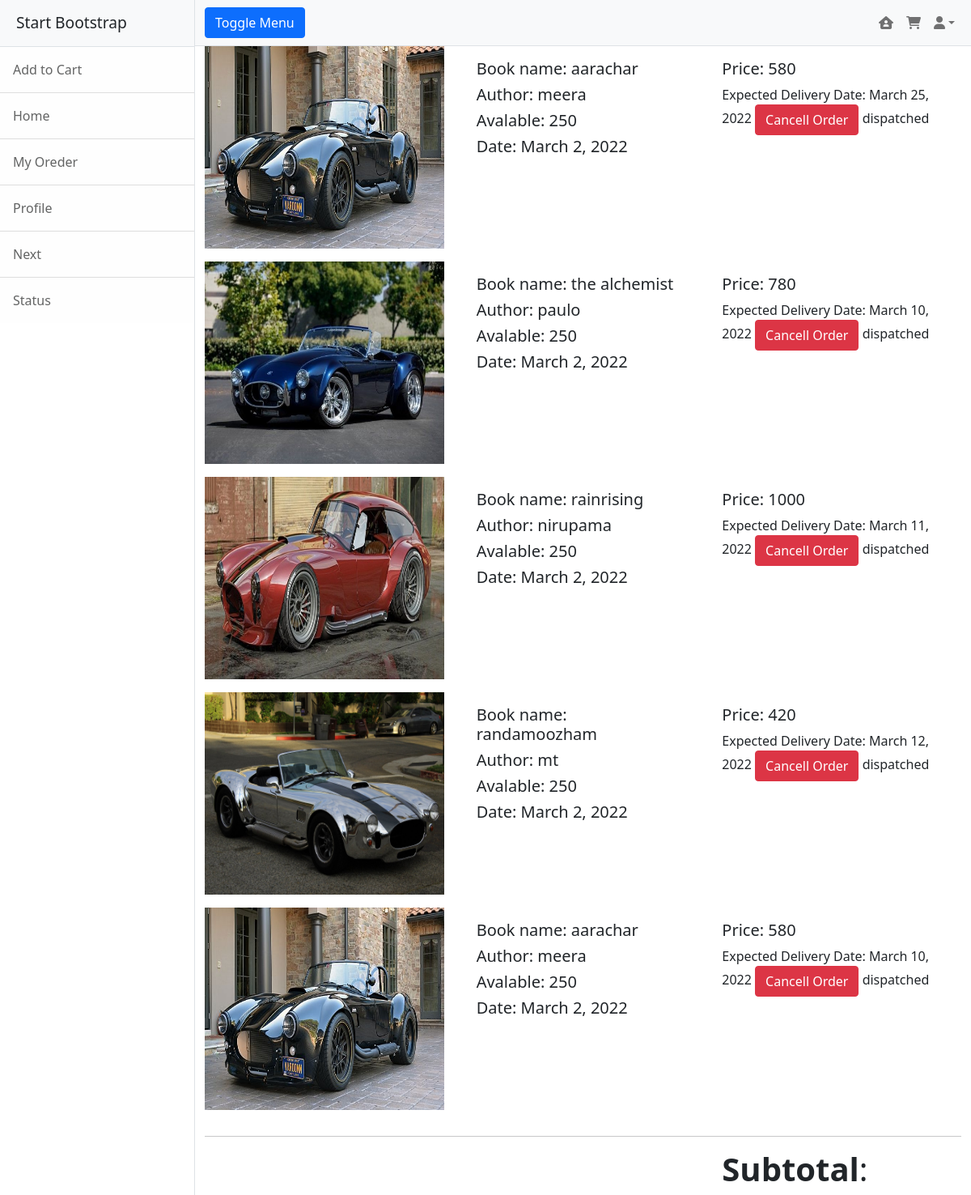
Screenshot of /customer/customer/myorder (signed in) with the database file from the repository.
### customer/models.py (models this page shows)
class Orders(models.Model):
    user = models.ForeignKey(User, on_delete=models.CASCADE)
    item = models.ForeignKey(Books, on_delete=models.CASCADE)
    address = models.CharField(max_length=250,null=True)
    date = models.DateField(auto_now_add=True,null=True)
    options = (
        ('orderplaced', 'orderplaced'),
        ('dispatched', 'dispatched'),
        ('cancel', 'cancel'),
        ('intransit', 'intransit'),
        ('delivered', 'delivered'),
    )
    status = models.CharField(max_length=150, choices=options, default='orderplaced')
    expected_delivery_date=models.DateField(null=True)

### owner/models.py (models this page shows, shortened)
class Books(models.Model):
    book_name=models.CharField(max_length=120)
    author=models.CharField(max_length=120)
    price=models.PositiveIntegerField()
    copies=models.PositiveIntegerField()
    active_status = models.BooleanField(default=True)
    images=models.ImageField(upload_to="image",null=True,blank=True)

### customer/views.py (the view)
# urls.py: path('customer/myorder',views.MyOrders.as_view(),name="myorder"),
class MyOrders(ListView):
    model = Orders
    template_name = "my_orders.html"
    context_object_name = "order"
    def get_queryset(self):
        return self.model.objects.filter(user=self.request.user).exclude(status="cancel")

### customer/templates/my_orders.html
{%extends 'index.html'%}
{%block body_block%}
{%for cart in order%}
<div class="row">
    <div class="col-4 mb-3">
        <img src="{{cart.item.images.url}}" alt="" height="250" width="100%">
    </div>
    <div class="col-4">
        <div class="card-body">
            <h5 class="card-title">Book name: {{cart.item.book_name}}</h5>
            <h5 class="card-title">Author: {{cart.item.author}}</h5>
            <h5 class="card-title">Avalable: {{cart.item.copies}}</h5>
            <h5 class="card-title">Date: {{cart.date}}</h5>
        </div>
    </div>
    <div class="col-4 mt-3">
        <h5 class="card-title">Price: {{cart.item.price}}</h5>
        {%if cart.expected_delivery_date%}
        Expected Delivery Date: {{cart.expected_delivery_date}}
        {%endif%}
        <a href="{%url 'cancelled' cart.id%}" class="btn btn-danger">Cancell Order</a>
        {{cart.status}}
    </div>
</div>
{%endfor%}
<hr>
<div class="row">
    <div class="col-4"></div>
    <div class="col-4"></div>
    <div class="col-4">
        <h1>
            <strong>Subtotal</strong><span>: {{total}}</span>
        </h1>
    </div>
</div>
{%endblock%}

### rows the page displays
Orders: item.images (picture), item.book_name "aarachar", item.author "meera", item.copies "250", date "March 2, 2022", item.price "580", expected_delivery_date "March 25, 2022", status "dispatched"
Orders: item.images (picture), item.book_name "the alchemist", item.author "paulo", item.copies "250", date "March 2, 2022", item.price "780", expected_delivery_date "March 10, 2022", status "dispatched"
Orders: item.images (picture), item.book_name "rainrising", item.author "nirupama", item.copies "250", date "March 2, 2022", item.price "1000", expected_delivery_date "March 11, 2022", status "dispatched"
Orders: item.images (picture), item.book_name "randamoozham", item.author "mt", item.copies "250", date "March 2, 2022", item.price "420", expected_delivery_date "March 12, 2022", status "dispatched"
Orders: item.images (picture), item.book_name "aarachar", item.author "meera", item.copies "250", date "March 2, 2022", item.price "580", expected_delivery_date "March 10, 2022", status "dispatched"
